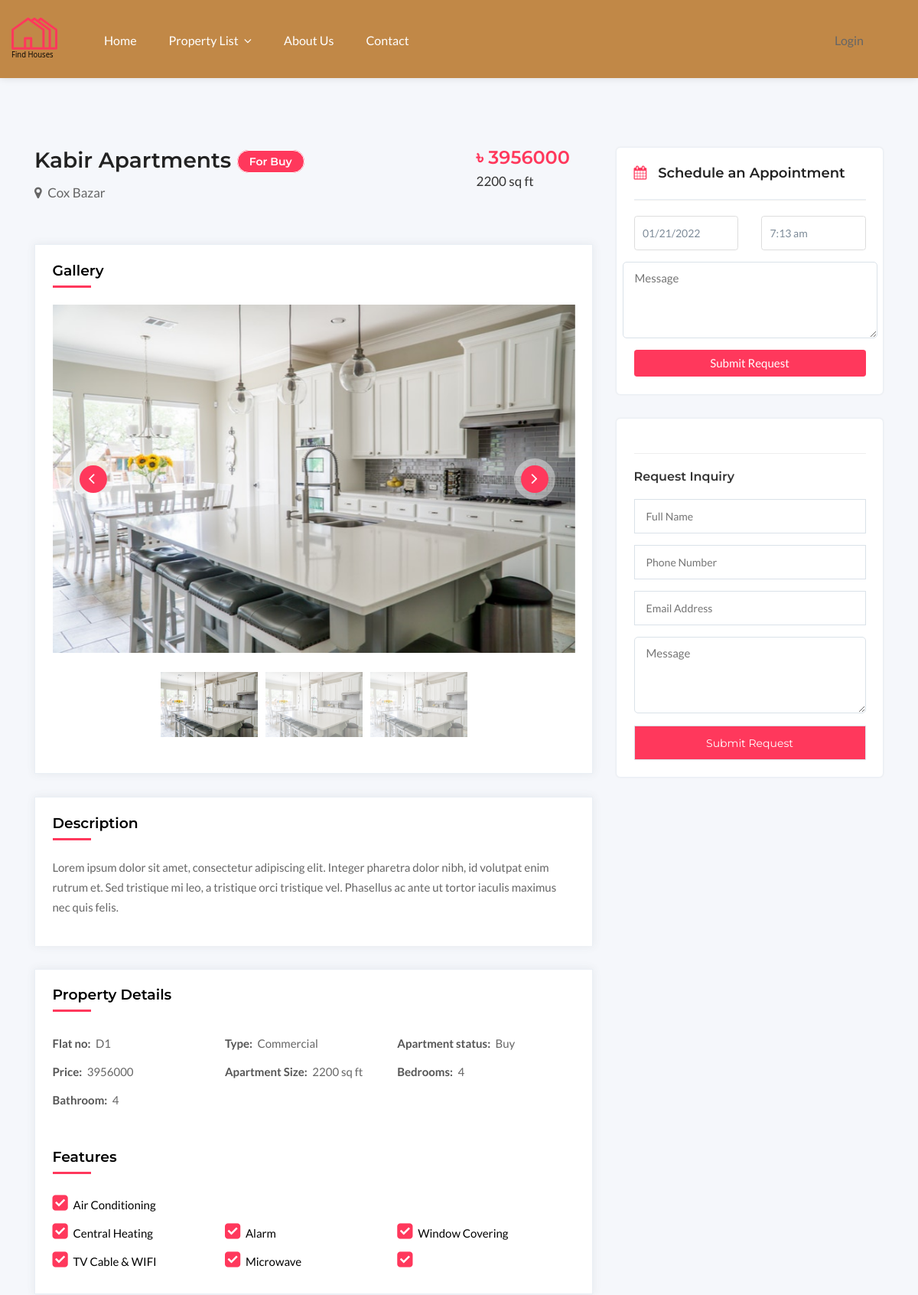
The page /single_property.php?edit=9&apart_status=Buy (upper part) on the database as committed earlier.
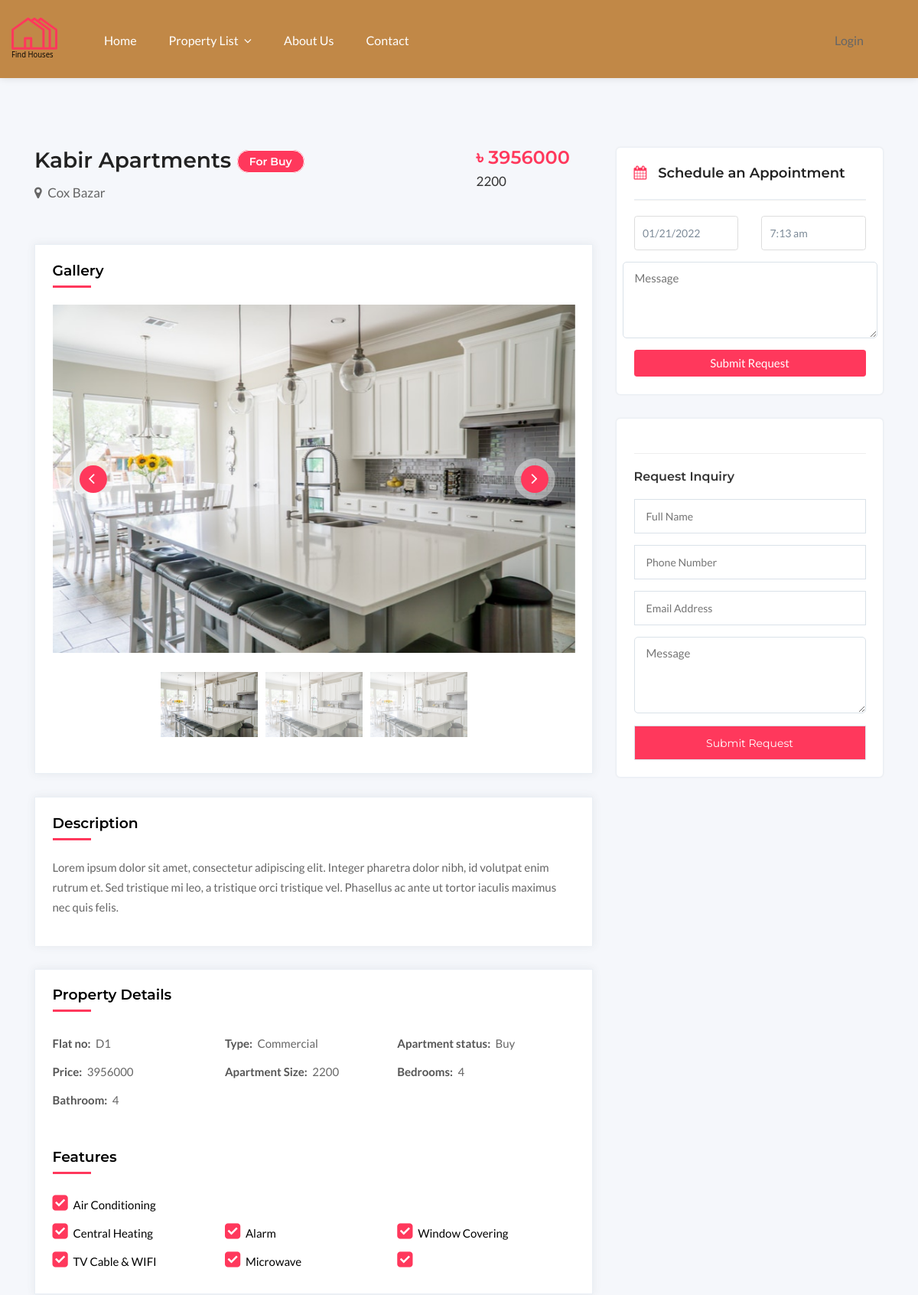
The same page on the database as committed later.
### tables this page shows
CREATE TABLE `apartment` (
  `apartment_id` int(11) NOT NULL,
  `building_id` int(11) NOT NULL,
  `building_name` varchar(50) NOT NULL,
  `flat_no` varchar(10) NOT NULL,
  `no_of_bedroom` int(11) NOT NULL,
  `no_of_bathroom` int(11) NOT NULL,
  `image` text NOT NULL,
  `buy_price` double NOT NULL,
  `rent_price` double NOT NULL,
  `area` int(50) DEFAULT NULL,
  `status` varchar(25) NOT NULL,
  `type` varchar(50) NOT NULL,
  `apartment_status` varchar(50) NOT NULL,
  `features` text NOT NULL,
  `division` varchar(25) NOT NULL,
  `address` varchar(50) DEFAULT NULL,
  `client_username` varchar(20) NOT NULL,
  `build_num` varchar(25) NOT NULL
);

CREATE TABLE `building` (
  `building_id` int(11) NOT NULL,
  `building_name` varchar(50) NOT NULL,
  `no_of_flats` int(11) NOT NULL,
  `address` varchar(255) NOT NULL,
  `build_info` varchar(255) NOT NULL,
  `division` varchar(25) NOT NULL,
  `no_of_floors` int(11) NOT NULL,
  `build_num` varchar(25) NOT NULL
);

### includes/functions.php (called while the page is built, shortened)
<?php
function query($sql)
{
    global $pdo;
    try {
        $stmt = $pdo->query($sql);
        return $stmt;
    } catch (Exception $ex) {
        die("Query failed " . $ex->getMessage());
    }
}

### single_property.php (the view, shortened to what the changed rows need)
<?php
include "includes/connect.php";
include "includes/functions.php";
?>
<?php
if (isset($_GET['edit'])) {
    $apartment_id = $_GET['edit'];
    $apart_status = $_GET['apart_status'];
    $stmt = query("SELECT b1.building_name, b1.address, a1.flat_no, a1.no_of_bedroom, a1.no_of_bathroom, a1.image, a1.buy_price, a1.rent_price, a1.area, a1.status, a1.features, a1.type, b1.build_info
FROM building b1
JOIN apartment a1
ON b1.building_id = a1.building_id
WHERE a1.apartment_id = {$apartment_id} AND a1.apartment_status='{$apart_status}'");
    $row = $stmt->fetch(PDO::FETCH_ASSOC);
    $building_name = $row['building_name'];
    $address = $row['address'];
    $flat_no = $row['flat_no'];
    $no_of_bedroom =  $row['no_of_bedroom'];
    $no_of_bathroom =  $row['no_of_bathroom'];
    $image =  $row['image'];
    if ($apart_status == "Rent") {
        $price = $row['rent_price'];
    } else {
        $price = $row['buy_price'];
    }
    $area =  $row['area'];
    $features =  $row['features'];
    $type =  $row['type'];
    $build_info =  $row['build_info'];
}
?>
<!DOCTYPE html>
<html lang="zxx">
<head>
    <link rel="stylesheet" href="css/jquery-ui.css">
    <link rel="stylesheet" href="font/flaticon.css">
    <link rel="stylesheet" href="css/fontawesome-all.min.css">
    <link rel="stylesheet" href="css/fontawesome-5-all.min.css">
    <link rel="stylesheet" href="css/font-awesome.min.css">
    <link rel="stylesheet" href="css/leaflet.css">
    <link rel="stylesheet" href="css/leaflet-gesture-handling.min.css">
    <link rel="stylesheet" href="css/leaflet.markercluster.css">
    <link rel="stylesheet" href="css/leaflet.markercluster.default.css">
    <link rel="stylesheet" href="css/timedropper.css">
    <link rel="stylesheet" href="css/datedropper.css">
    <link rel="stylesheet" href="css/animate.css">
    <link rel="stylesheet" href="css/magnific-popup.css">
    <link rel="stylesheet" href="css/lightcase.css">
    <link rel="stylesheet" href="css/owl.carousel.min.css">
    <link rel="stylesheet" href="css/bootstrap.min.css">
    <link rel="stylesheet" href="css/menu.css">
    <link rel="stylesheet" href="css/slick.css">
    <link rel="stylesheet" href="css/styles.css">
    <link rel="stylesheet" id="color" href="css/default.css">
</head>
<body class="inner-pages sin-1 homepage-4 hd-white">
    <div id="wrapper">
        <section class="single-proper blog details">
            <div class="container">
                <div class="row">
                    <div class="col-lg-8 col-md-12 blog-pots">
                        <div class="row">
                            <div class="col-md-12">
                                <section class="headings-2 pt-0">
                                    <div class="pro-wrapper">
                                        <div class="detail-wrapper-body">
                                            <div class="listing-title-bar">
                                                <h3><?php echo $building_name; ?><span class="mrg-l-5 category-tag">For <?php echo $apart_status; ?></span></h3>
                                                <div class="mt-0">
                                                    <a class="listing-address">
                                                        <i class="fa fa-map-marker pr-2 ti-location-pin mrg-r-5"></i><?php echo $address; ?>
                                                    </a>
                                                </div>
                                            </div>
                                        </div>
                                        <div class="single detail-wrapper mr-2">
                                            <div class="detail-wrapper-body">
                                                <div class="listing-title-bar">
                                                    <h4>৳ <?php echo $price; ?></h4>
                                                    <div class="mt-0">
                                                        <a href="#listing-location" class="listing-address">
                                                            <p><?php echo $area; ?></p>
                                                        </a>
                                                    </div>
                                                </div>
                                            </div>
                                        </div>
                                    </div>
                                </section>
                                <div id="listingDetailsSlider" class="carousel listing-details-sliders slide mb-30">
                                    <div class="carousel-inner">
                                        <div class="active item carousel-item" data-slide-number="0">
                                            <img src="admin_marketing/<?php echo $image; ?>" class="img-fluid" alt="slider-listing">
                                        </div>
                                    </div>
                                    <ul class="carousel-indicators smail-listing list-inline">
                                        <li class="list-inline-item active">
                                            <a id="carousel-selector-0" class="selected" data-slide-to="0" data-target="#listingDetailsSlider">
                                                <img src="admin_marketing/<?php echo $image; ?>" class="img-fluid" alt="listing-small">
                                            </a>
                                        </li>
                                        <li class="list-inline-item">
                                            <a id="carousel-selector-1" data-slide-to="1" data-target="#listingDetailsSlider">
                                                <img src="admin_marketing/<?php echo $image; ?>" class="img-fluid" alt="listing-small">
                                            </a>
                                        </li>
                                        <li class="list-inline-item">
                                            <a id="carousel-selector-2" data-slide-to="2" data-target="#listingDetailsSlider">
                                                <img src="admin_marketing/<?php echo $image; ?>" class="img-fluid" alt="listing-small">
                                            </a>
                                        </li>
                                    </ul>
                                </div>
                                <div class="blog-info details mb-30">
                                    <h5 class="mb-4">Description</h5>
                                    <p class="mb-3"><?php echo $build_info; ?></p>
                                </div>
                            </div>
                        </div>
                        <div class="single homes-content details mb-30">
                            <ul class="homes-list clearfix">
                                <li>
                                    <span class="font-weight-bold mr-1">Flat no:</span>
                                    <span class="det"><?php echo $flat_no; ?></span>
                                </li>
                                <li>
                                    <span class="font-weight-bold mr-1">Type:</span>
                                    <span class="det"><?php echo $type; ?></span>
                                </li>
                                <li>
                                    <span class="font-weight-bold mr-1">Price:</span>
                                    <span class="det"><?php echo $price; ?></span>
                                </li>
                                <li>
                                    <span class="font-weight-bold mr-1">Apartment Size:</span>
                                    <span class="det"><?php echo $area; ?></span>
                                </li>
                                <li>
                                    <span class="font-weight-bold mr-1">Bedrooms:</span>
                                    <span class="det"><?php echo $no_of_bedroom; ?></span>
                                </li>
                                <li>
                                    <span class="font-weight-bold mr-1">Bathroom:</span>
                                    <span class="det"><?php echo $no_of_bathroom; ?></span>
                                </li>
                            </ul>
                            <ul class="homes-list clearfix">
                                <?php
                                $aDoor = explode(",", $features);
                                $N = count($aDoor);
                                $m = 1;
                                for ($i = 0; $i < $m; $i++) {
                                ?>
                                    <li>
                                        <i class="fa fa-check-square" aria-hidden="true"></i>
                                        <span><?php echo $aDoor[$i]; ?></span>
                                    </li>
                                <?php } ?>
                            </ul>
                            <ul class="homes-list clearfix">
                                <?php
                                for ($i = $m; $i < $N; $i++) {
                                ?>
                                    <li>
                                        <i class="fa fa-check-square" aria-hidden="true"></i>
                                        <span><?php echo $aDoor[$i]; ?></span>
                                    </li>
                                <?php } ?>
                            </ul>
                        </div>
                    </div>
                </div>
            </div>
    </div>
</body>
</html>

Rows that differ between the two databases and show on the page:
changed apartment "Air Conditioning": area "2200 sq ft" → "2200"
